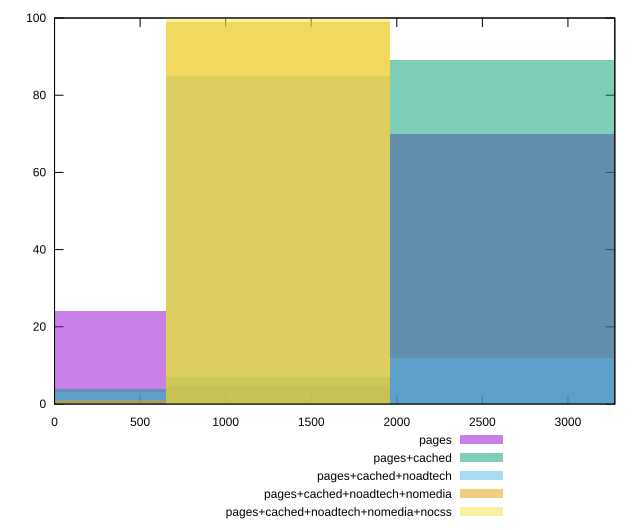

Reproduce this figure in gnuplot.
reset

$pages <<EOF
1308.337636625961 5
2616.675273251922 70
0 24
3925.0129098778834 1
EOF

$pagesCached <<EOF
1308.337636625961 7
0 4
2616.675273251922 89
EOF

$pagesCachedNoadtech <<EOF
0 3
2616.675273251922 12
1308.337636625961 85
EOF

$pagesCachedNoadtechNomedia <<EOF
1308.337636625961 99
0 1
EOF

$pagesCachedNoadtechNomediaNocss <<EOF
1308.337636625961 100
EOF

set key outside below
set boxwidth 1308.337636625961
set xrange [0:3274]
set yrange [0:100]
set trange [0:100]
set style fill transparent solid 0.5 noborder
set terminal svg size 640, 530 enhanced background rgb 'white'
set output "report_00013_2021-02-09T12-04-24.940Z/uses-rel-preload/comparison/histogram/all_raw.svg"

plot $pages title "pages" with boxes, \
     $pagesCached title "pages+cached" with boxes, \
     $pagesCachedNoadtech title "pages+cached+noadtech" with boxes, \
     $pagesCachedNoadtechNomedia title "pages+cached+noadtech+nomedia" with boxes, \
     $pagesCachedNoadtechNomediaNocss title "pages+cached+noadtech+nomedia+nocss" with boxes

reset
